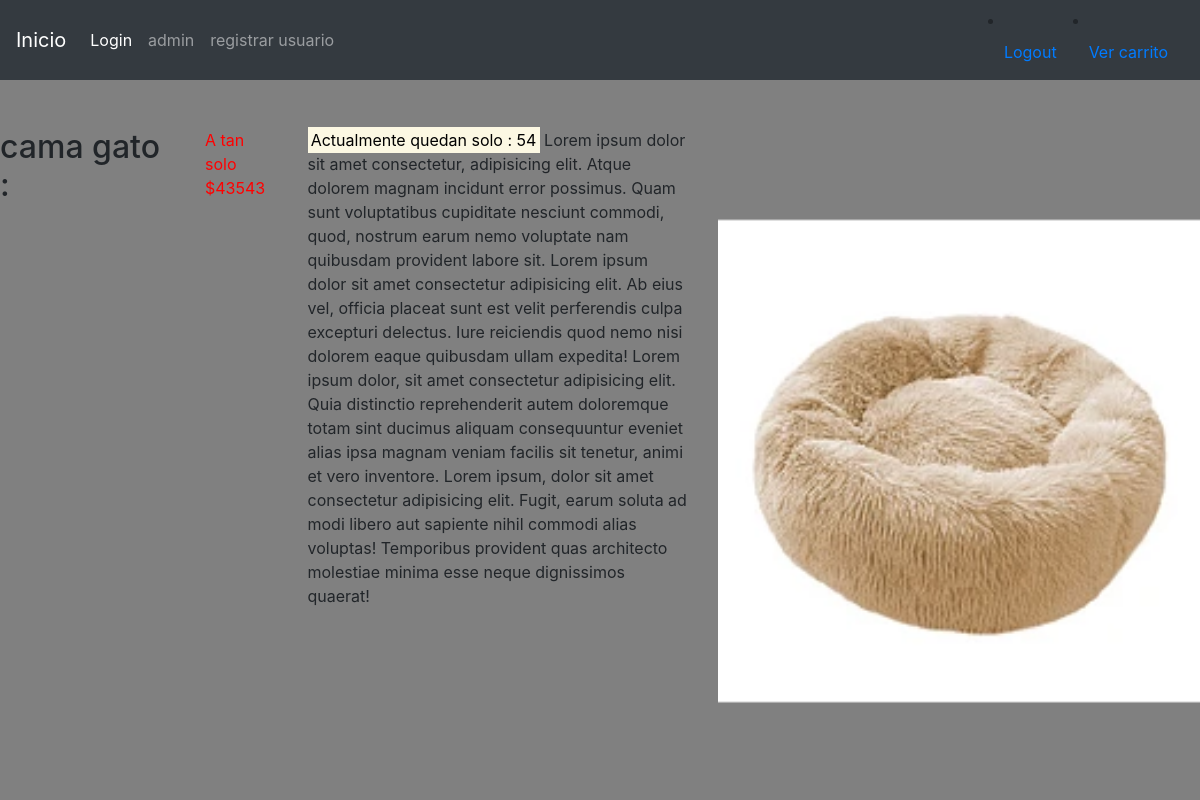
The page /personas/det_prod/543 on the database its author committed.
### personas/models.py (models this page shows, shortened)
class Producto(models.Model):
    idProducto = models.IntegerField( primary_key=True)
    nombreProducto = models.CharField(max_length=30, blank=True, null=True)
    stock   = models.IntegerField(blank=True, null=True)
    precio   = models.IntegerField(blank=True, null=True)
    foto = models.ImageField(upload_to=cargarFotoProducto, null=True)
    activo = models.IntegerField(blank=True, null=True)

### personas/views.py (the view)
# urls.py: path('det_prod/<str:pk>' , views.det_prod , name='det_prod' ),
def det_prod(request , pk):
    mensajes=[]
    errores=[]
    producto = Producto.objects.all()
    producto= Producto.objects.filter(idProducto=pk)
    return render(request, "personas/det_prod.html", {"productos": producto})

### personas/context_processor.py (called while the page is built)
def total_carrito(request):
    total = 0
    if request.user.is_authenticated:
        if "carrito" in request.session.keys():
            for key, value in request.session["carrito"].items():
                total +=  int(value["acumulado"])
    return {"total_carrito": total}

### personas/templates/personas/det_prod.html
{% extends "personas/base.html" %} {% block title %} Gestión Instituto {% endblock %} {% block content%}
    <br><br>
    <div class="row">
         {% for producto in productos %}
                    <br><br><br>
                        <h2 class="col-2">{{producto.nombreProducto}} : </h2>
                        <p class="col-1" style="color: red;"> A tan solo ${{producto.precio}} </p>
                        <p class="col-4" style="border: 2cm;"><mark>Actualmente quedan solo : {{producto.stock}}</mark> Lorem ipsum dolor sit amet consectetur, adipisicing elit. Atque dolorem magnam incidunt error possimus. Quam sunt voluptatibus cupiditate nesciunt commodi, quod, nostrum earum nemo voluptate nam quibusdam provident labore sit. Lorem ipsum dolor sit amet consectetur adipisicing elit. Ab eius vel, officia placeat sunt est velit perferendis culpa excepturi delectus. Iure reiciendis quod nemo nisi dolorem eaque quibusdam ullam expedita! Lorem ipsum dolor, sit amet consectetur adipisicing elit. Quia distinctio reprehenderit autem doloremque totam sint ducimus aliquam consequuntur eveniet alias ipsa magnam veniam facilis sit tenetur, animi et vero inventore. Lorem ipsum, dolor sit amet consectetur adipisicing elit. Fugit, earum soluta ad modi libero aut sapiente nihil commodi alias voluptas! Temporibus provident quas architecto molestiae minima esse neque dignissimos quaerat!</p>
                        <img src="{{producto.foto.url}}" style="width:40%" class="col-5" alt="{{producto.nombreProducto}}">
             {%endfor%}
    </div>
{% block javascript%} {% endblock %} {% endblock %}

### rows shown on the page
Producto: nombreProducto "cama gato", precio "43543", stock "54", foto (picture)
